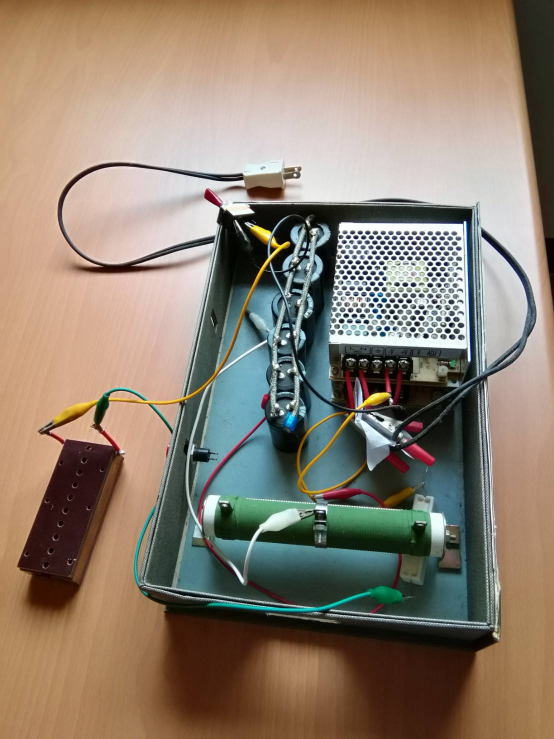
#> input picture pic_ana/49042.jpg, 1108 x 1477 px (shown at 1/2 size)
$ python gray.py 49042.jpg
#> lines starting #> are read from the running program, lines starting #| are printed output that depends on the picture
# -*- coding: utf-8 -*-

import sys
import cv2
import numpy as np


path = sys.argv[1]
outpath = path[0:-4] + "-gray" + path[-4:-1] + path[-1]

image = cv2.imread(path)
#> image is the input picture: shape (1477, 1108, 3); mean B, G, R 112.1, 128, 142.5

image = cv2.resize(image, (500, 500), interpolation=cv2.INTER_CUBIC)
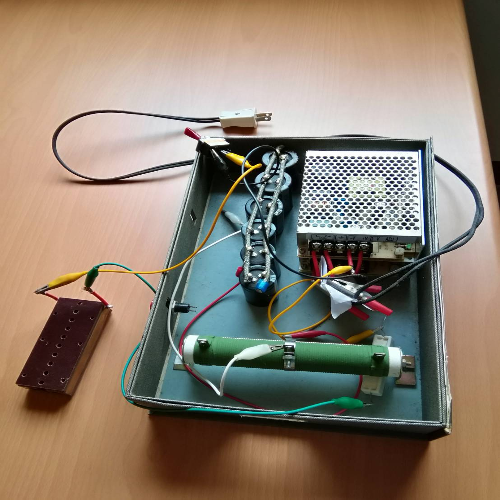
#> image: shape (500, 500, 3); mean B, G, R 112, 128, 142.5

gray = cv2.cvtColor(image, cv2.COLOR_BGR2GRAY)
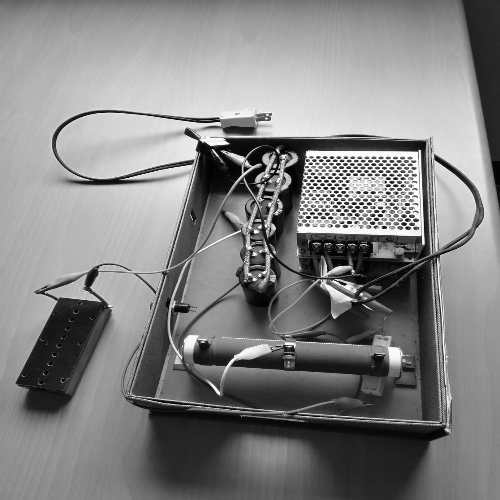
#> gray: shape (500, 500); min 0, max 255, mean 130.6

blurred = cv2.GaussianBlur(gray, (5, 5), 0)
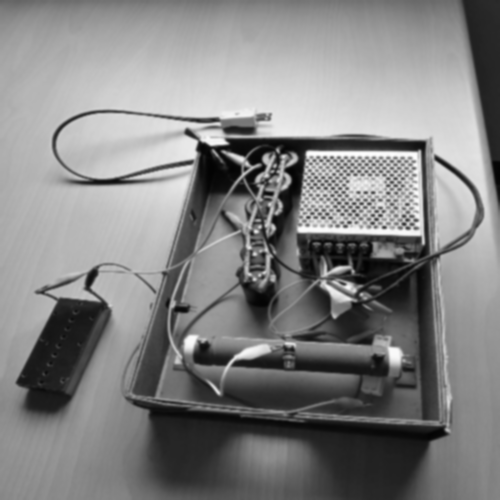
#> blurred: shape (500, 500); min 2, max 254, mean 130.6

canny = cv2.Canny(blurred, 30, 150)
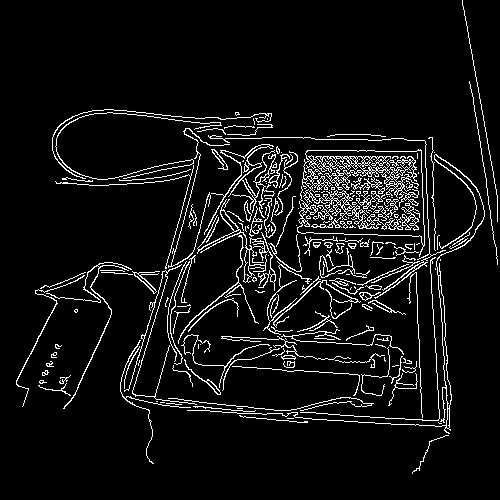
#> canny: shape (500, 500); 6.9% white in thin lines or dots

result = np.hstack([gray, blurred, canny])
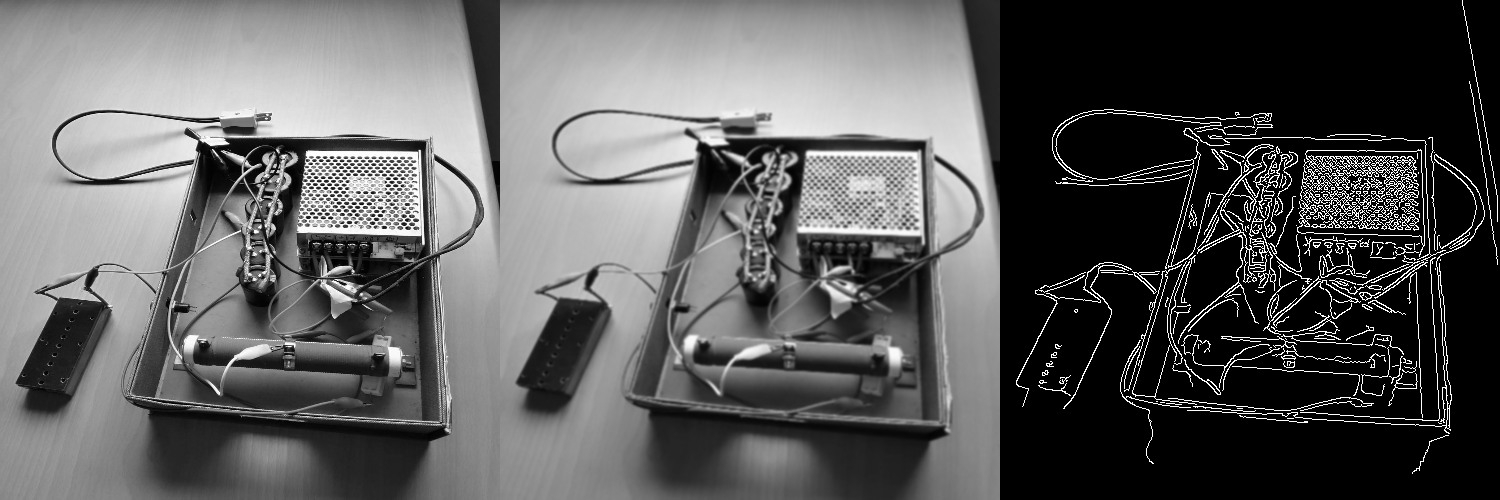
#> result: shape (500, 1500); min 0, max 255, mean 92.9


cv2.imshow("Result:", result)

cv2.waitKey(0)
cv2.imwrite(outpath, result)
